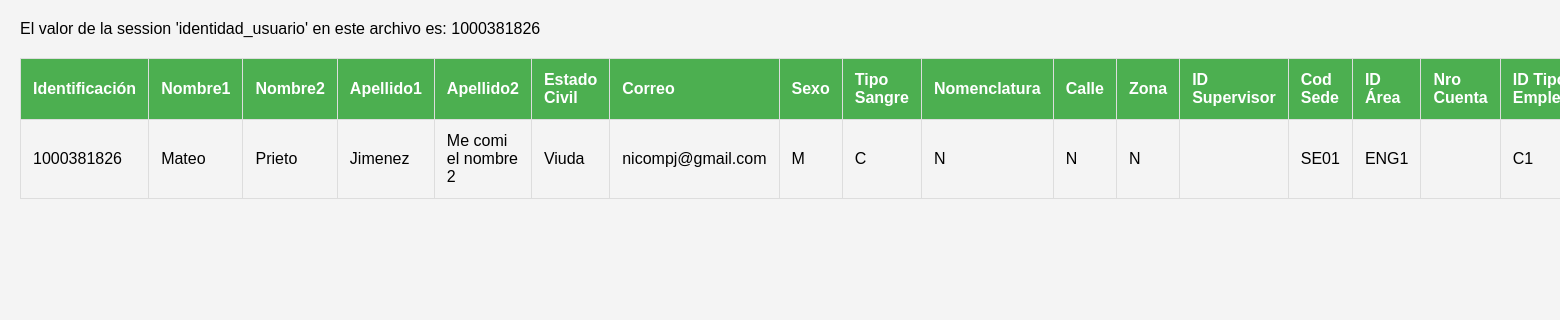
The page /lector/lector.php (signed in) on the database its author committed.
### tables this page shows
CREATE TABLE `empleado` (
  `identificacion` varchar(12) NOT NULL,
  `nombre1` varchar(255) NOT NULL,
  `nombre2` varchar(255) NOT NULL,
  `apellido1` varchar(255) NOT NULL,
  `apellido2` varchar(255) NOT NULL,
  `estado_civil` varchar(255) NOT NULL,
  `correo` varchar(255) NOT NULL,
  `sexo` char(1) NOT NULL,
  `tipo_sangre` varchar(10) NOT NULL,
  `nomenclatura` varchar(255) NOT NULL,
  `calle` varchar(255) NOT NULL,
  `zona` varchar(255) NOT NULL,
  `id_supervisor` varchar(12) DEFAULT NULL,
  `cod_sede` varchar(4) NOT NULL,
  `id_area` varchar(4) NOT NULL,
  `nro_cuenta` varchar(20) DEFAULT NULL,
  `id_tipo_empleado` varchar(4) DEFAULT NULL,
  `doc_identidad` text NOT NULL
);

### class/clase_emple.php (called while the page is built, shortened)
<?php
class emple extends conexion
{
    public function read_emple($id)
    {
        $conn = $this->connect();
        $query = "SELECT * FROM empleado WHERE identificacion = :identidad_usuario";
        $stmt = $conn->prepare($query);
        $stmt->bindParam(':identidad_usuario', $id, PDO::PARAM_STR);
        $stmt->execute();
        return $stmt->fetchAll(PDO::FETCH_ASSOC);
    }
}
?>

### lector/lector.php (the view, shortened to what this page needs)
<!DOCTYPE html>
<html lang="en">
<head>
    <link rel="stylesheet" href="../styles/lector_style.css">
</head>
<?php
require_once '../class/clase_emple.php';
$crud = new emple();
if (isset($_SESSION['identidad_usuario'])) {
    $valor_session = $_SESSION['identidad_usuario'];
    echo "El valor de la session 'identidad_usuario' en este archivo es: $valor_session";
} else {
    echo "La session 'identidad_usuario' no está definida en este archivo.";
}
?>
<table border="1">
    <thead>
        <tr>
            <th>Identificación</th>
            <th>Nombre1</th>
            <th>Nombre2</th>
            <th>Apellido1</th>
            <th>Apellido2</th>
            <th>Estado Civil</th>
            <th>Correo</th>
            <th>Sexo</th>
            <th>Tipo Sangre</th>
            <th>Nomenclatura</th>
            <th>Calle</th>
            <th>Zona</th>
            <th>ID Supervisor</th>
            <th>Cod Sede</th>
            <th>ID Área</th>
            <th>Nro Cuenta</th>
            <th>ID Tipo Empleado</th>
        </tr>
    </thead>
    <tbody>
    <?php
        $records = $crud->read_emple($valor_session);
        foreach ($records as $record) {
            echo "<tr>";
            echo "<td>" . $record['identificacion'] . "</td>";
            echo "<td>" . $record['nombre1'] . "</td>";
            echo "<td>" . $record['nombre2'] . "</td>";
            echo "<td>" . $record['apellido1'] . "</td>";
            echo "<td>" . $record['apellido2'] . "</td>";
            echo "<td>" . $record['estado_civil'] . "</td>";
            echo "<td>" . $record['correo'] . "</td>";
            echo "<td>" . $record['sexo'] . "</td>";
            echo "<td>" . $record['tipo_sangre'] . "</td>";
            echo "<td>" . $record['nomenclatura'] . "</td>";
            echo "<td>" . $record['calle'] . "</td>";
            echo "<td>" . $record['zona'] . "</td>";
            echo "<td>" . $record['id_supervisor'] . "</td>";
            echo "<td>" . $record['cod_sede'] . "</td>";
            echo "<td>" . $record['id_area'] . "</td>";
            echo "<td>" . $record['nro_cuenta'] . "</td>";
            echo "<td>" . $record['id_tipo_empleado'] . "</td>";
            echo "</tr>";
        }
    ?>
    </tbody>
</table>
</body>
</html>

### styles/lector_style.css (style rules this page uses)
table { width: 100%; border-collapse: collapse; margin-top: 20px; }
table, th, td { border: 1px solid #ddd; }
th, td { padding: 12px; text-align: left; }
th { background-color: #4caf50; color: white; }

### rows shown on the page
empleado: identificacion "1000381826", nombre1 "Mateo", nombre2 "Prieto", apellido1 "Jimenez", apellido2 "Me comi el nombre 2", estado_civil "Viuda", correo "nicompj@gmail.com", sexo "M", tipo_sangre "C", nomenclatura "N", calle "N", zona "N", cod_sede "SE01", id_area "ENG1", id_tipo_empleado "C1"

### other values the page prints
$valor_session "1000381826"
